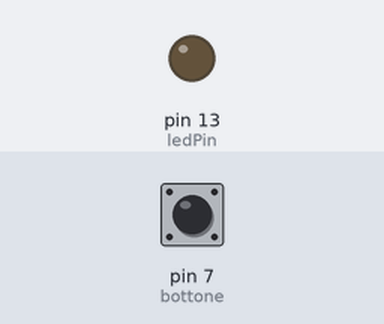
This sketch was run on a simulated Arduino Uno, built with avr-gcc and run on an emulated ATmega328P. On the bench: output pins drawn as LEDs (lit = HIGH). The inputs (shaded band) are chosen by the test bench; at power-on: pin 7 (bottone) LOW.

Above: at 1.2 s.
1.3 s: pin 7 (bottone) pulled HIGH for 0.15 s
At 1.37 s:
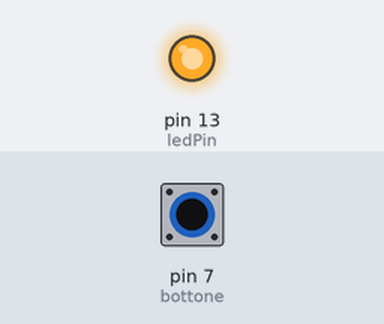
2.9 s: pin 7 (bottone) pulled HIGH for 3.2 s
At 6.6 s:
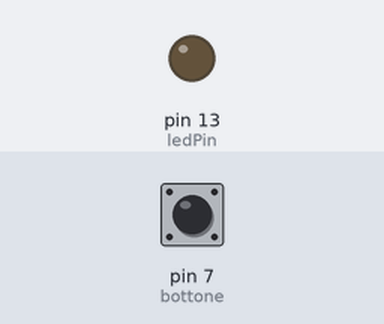
Timing chart, 0 to 8.1 s (numbered marks = the images above; inputs shaded):
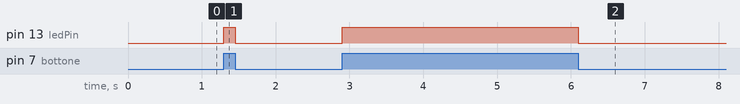

The sketch:

led_e_pulsante.ino
```cpp
int ledPin = 13;  //Il led è connesso al pin 13
int bottone = 7;  //Il pulsante è connesso al pin 7
int val = 0;
void setup() {
  pinMode(ledPin, OUTPUT);  //Il pin del led è un'uscita
  pinMode(bottone, INPUT);  //Il pin del pulsante è un'entrata
  }
void loop() {

  val = digitalRead(bottone);  //Lettura del bottone

  if (val == 1){  //Se il valore del bottone è 1
    digitalWrite(ledPin, HIGH);  //Accendi il led
  }
  else {  //Altrimenti:
    digitalWrite(ledPin, LOW);  //Spegni il led
  }
}
```

Measured:
- after the input at 1.3 s, pin 13 (ledPin): LOW → HIGH at once, → LOW 0.15 s later
- after the input at 2.9 s, pin 13 (ledPin): LOW → HIGH at once, → LOW 3.2 s later
